Frame 1 (no input): blank canvas, image omitted
Frame 60 (no input): blank canvas, image omitted
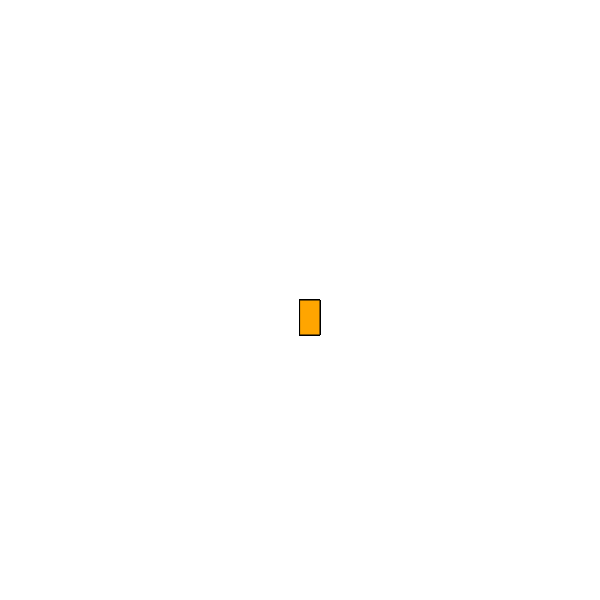
Frame 120 (the mouse pressed at the canvas centre since frame 60)

The p5.js sketch whose frames 1 and 60 were blank and that drew this single picture after the mouse press (run headless with seeded random() and noise() and a simulated clock; from frame 60 on, the mouse is pressed at the canvas centre):

// p5.js sketch
// ── sketch.js
function setup() {
    createCanvas(600, 600);
    background("white");
  }
  
  function draw(){
    stroke("black");
    fill('orange');
    
    // console.log(mouseIsPressed)
    
    if (mouseIsPressed) 
      rect(mouseX, mouseY, 20, 35);{
     
      }
  }
